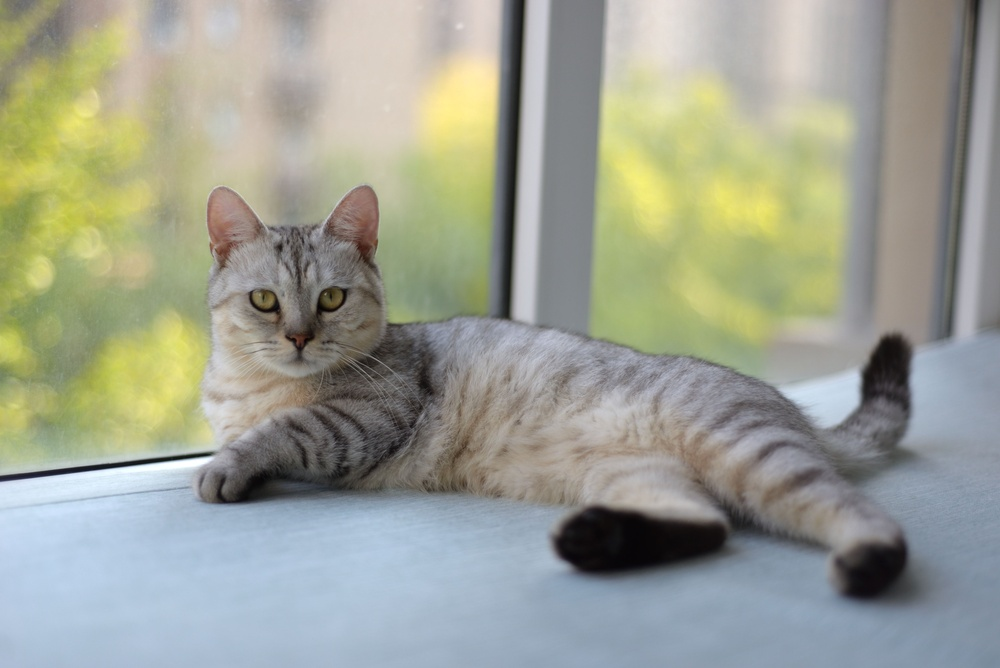
#> input picture lab_3/big-cat.jpg, 1000 x 668 px, shrunk from 6016 x 4016 before the run
$ python script_CPU.py big-cat.jpg out.png
#> lines starting #> are read from the running program, lines starting #| are printed output that depends on the picture
from matplotlib import pyplot
import numpy as np
import time
import sys

src = pyplot.imread(sys.argv[1])
#> src is the input picture: shape (668, 1000, 3); mean R, G, B 157.8, 161.2, 147.3
flatSrc = src.reshape(-1, 3)
height = src.shape[0]
#> height = 668
width = src.shape[1]
#> width = 1000

def grayscale(flatImg):
    resultFlatImg = np.zeros((len(flatImg), 3), np.uint8())
    for i in range(len(flatImg)):
        g = np.uint8((int(flatImg[i, 0]) + int(flatImg[i, 1]) + int(flatImg[i, 2])) / 3)
        resultFlatImg[i, 0] = g
        resultFlatImg[i, 1] = g
        resultFlatImg[i, 2] = g
#> this loop made 668000 passes
#> g on passes 1 to 3: 126, 123, 119

    return resultFlatImg

start = time.time()
result = grayscale(flatSrc)
stop = time.time()

result2D = result.reshape(height, width, 3)
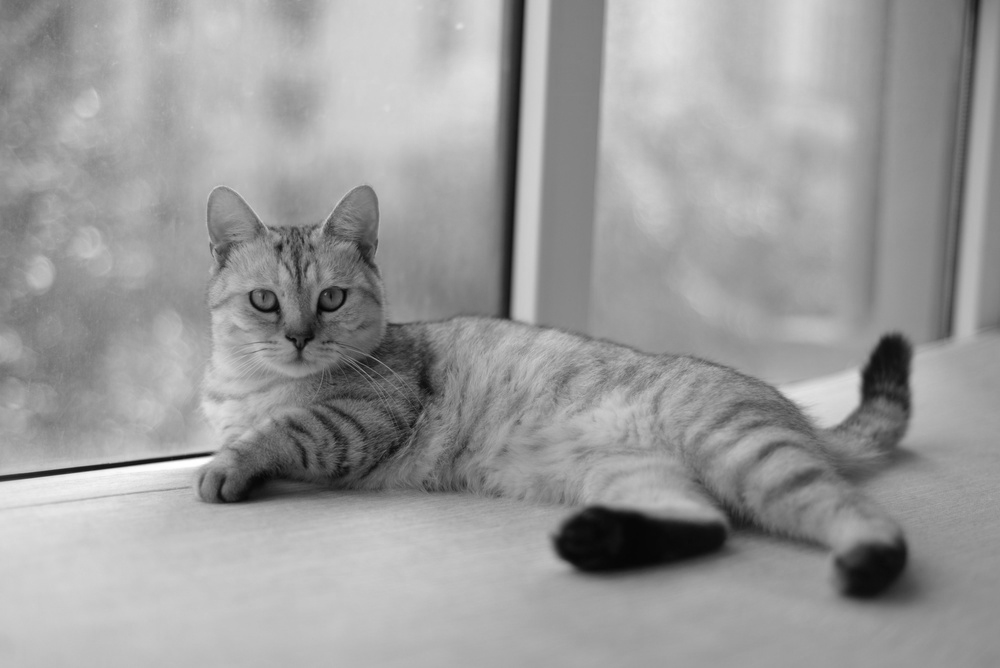
#> result2D: shape (668, 1000, 3); min 3, max 255, mean 155.1

print("CPU : ", stop - start)
pyplot.imsave(sys.argv[2], result2D)
